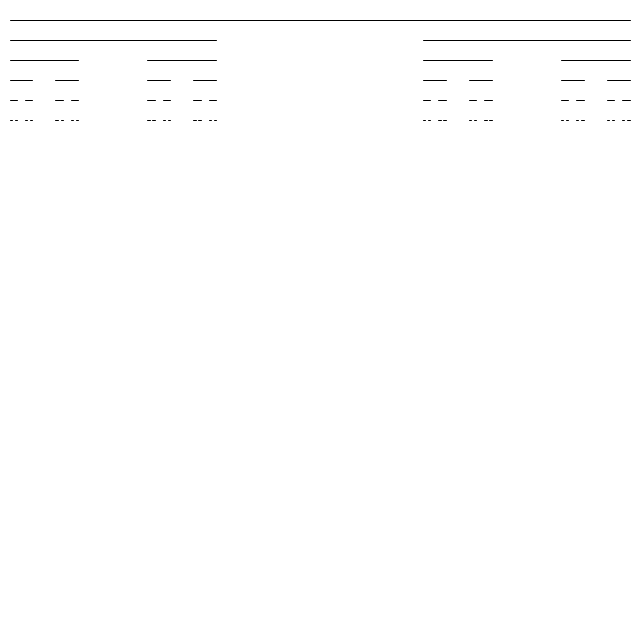
Frame 1 (no input)
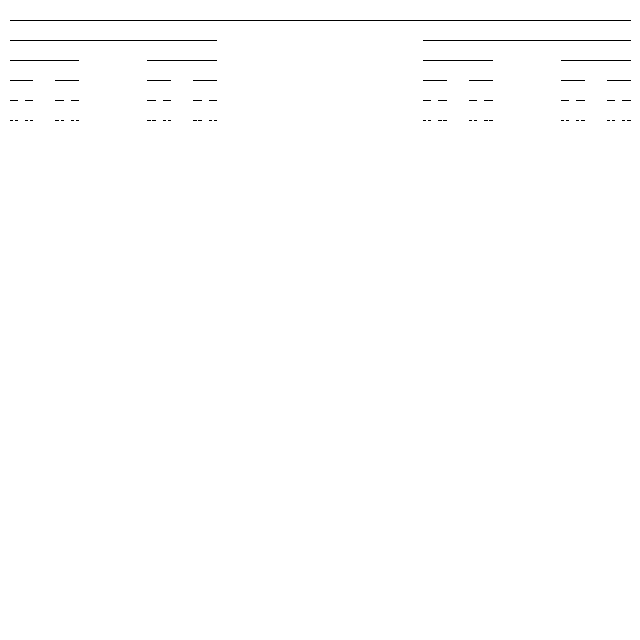
Frame 60 (the mouse pressed at the canvas centre just before this capture)
Frame 120 (the mouse held since frame 60 and released just before this capture): identical to frame 60, image omitted

The Processing sketch that drew these frames (run headless with seeded random() and noise(); from frame 60 on, the mouse is pressed at the canvas centre):

// Processing sketch: CantorSet
// ── CantorSet.pde
// Continuosly remove middle third of line segments indefinitely
void setup() {
    size(640, 640);
    background(255);
}

void draw() {
    cantor(10, 20, width-20);
}

void cantor(float x, float y, float len) {
    if(len >= 1) {
        line(x, y, x+len, y);

        y+=20;
        cantor(x,y,len/3);
        cantor(x+len*2/3,y,len/3);
    }
}
